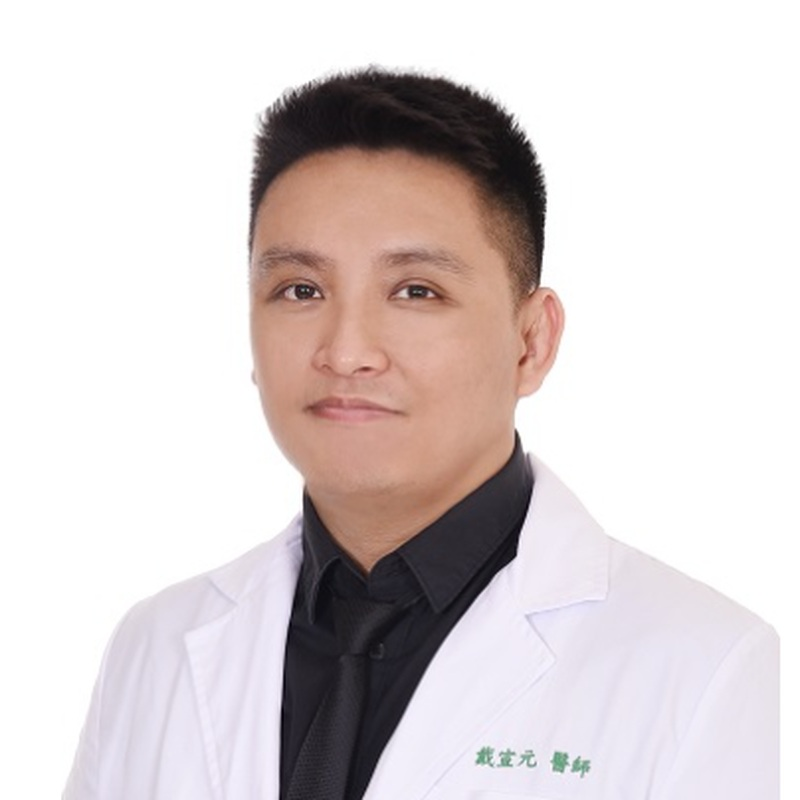
#> input picture assets/dai-xuan-yuan-doctor-card.jpg, 800 x 800 px, given in place of home-1440.png, which was not available; the run also reads 1 picture not shown here
$ python compare-visuals.py ../assets/dai-xuan-yuan-doctor-card.jpg
#> lines starting #> are read from the running program, lines starting #| are printed output that depends on the picture; pictures that were not available may be replaced by others from this repository, and a replacement may not be noted
from pathlib import Path
from PIL import Image, ImageChops, ImageDraw
import sys,json
round_name=sys.argv[1]
out=Path(__file__).resolve().parents[1]/'output/visual-qa'/round_name
downloads=Path('C:/Users/yutin/Downloads')
temp=Path('C:/Users/yutin/AppData/Local/Temp')
refs={'home':temp/'codex-clipboard-9f491d43-786c-4f2c-9e75-e6f05ce95682.png','services':downloads/'ChatGPT 圖像 2026年10月9日 下午01_33_14-1.png','symptoms':downloads/'ChatGPT 圖像 2026年10月9日 下午01_42_13-2.png','team':downloads/'ChatGPT 圖像 2026年10月9日 下午01_42_15-3.png','about-lienbang':downloads/'ChatGPT 圖像 2026年10月9日 下午01_42_11-1.png','acupuncture':downloads/'ChatGPT 圖像 2026年10月9日 下午01_42_16-4.png','pulse-diagnosis':downloads/'ChatGPT 圖像 2026年10月9日 下午01_42_19-5.png','acupuncture-physical-therapy':downloads/'ChatGPT 圖像 2026年10月9日 下午01_42_22-6.png'}
metrics=[]
for route,ref in refs.items():
 for width in [1440,768,390]:
  reference=ref
  if route=='home' and width==390:reference=temp/'codex-clipboard-9899697d-156f-44df-b0ea-4fc1ed05a20a.png'
  actual=Image.open(out/f'{route}-{width}.png').convert('RGB')
#> actual is the input picture: PIL image 800x800 RGB; mean R, G, B 218.5, 210, 210.1
  source=Image.open(reference).convert('RGB')
  target=source.resize((width,round_int:=int(source.height*width/source.width)),Image.Resampling.LANCZOS)
  height=max(actual.height,target.height)
#> height = 1440
  a=Image.new('RGB',(width,height),'#eee');a.paste(actual)
#> after `a = Image.new('RGB', (width, height), '#eee')`: a: PIL image 1440x1440 RGB; every value is 238
#> after `a.paste(actual)`:
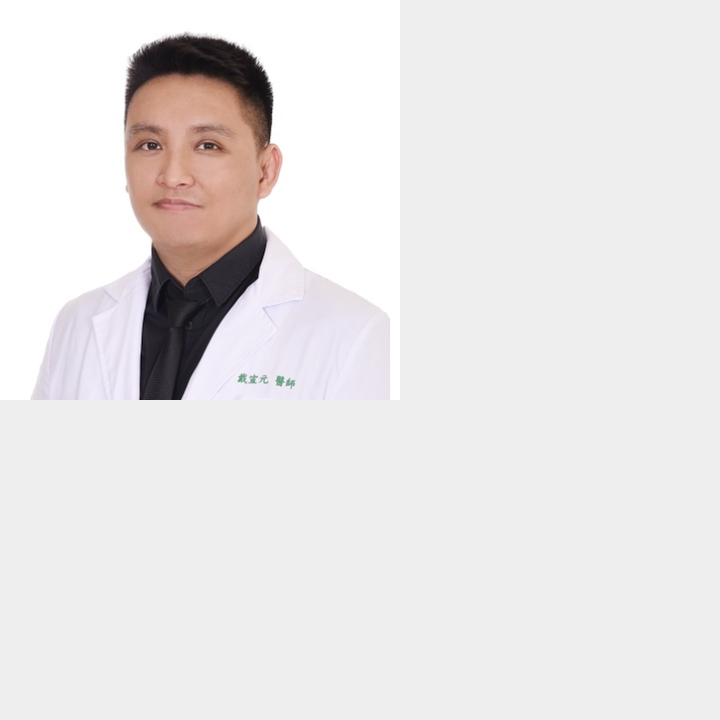
#> a: PIL image 1440x1440 RGB (shown at 1/2 size); mean R, G, B 232, 229.4, 229.4
  b=Image.new('RGB',(width,height),'#eee');b.paste(target)
  side=Image.new('RGB',(width*2,height),'white');side.paste(b);side.paste(a,(width,0));side.save(out/f'{route}-{width}-compare.jpg',quality=85)
#> after `side = Image.new('RGB', (width * 2, height), 'white')`: side: PIL image 2880x1440 RGB; every value is 255
#> after `side.paste(b)`:
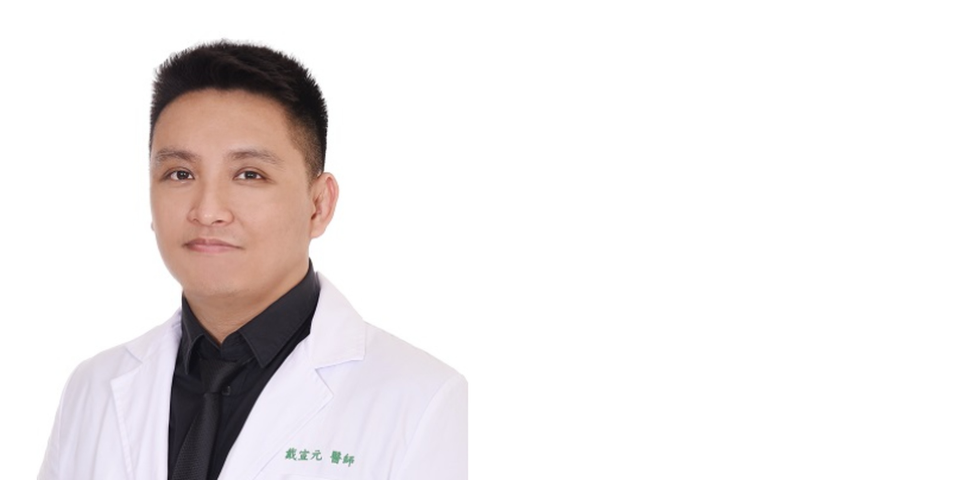
#> side: PIL image 2880x1440 RGB (shown at 1/3 size); mean R, G, B 236.8, 232.5, 232.5
#> after `side.paste(a, (width, 0))`:
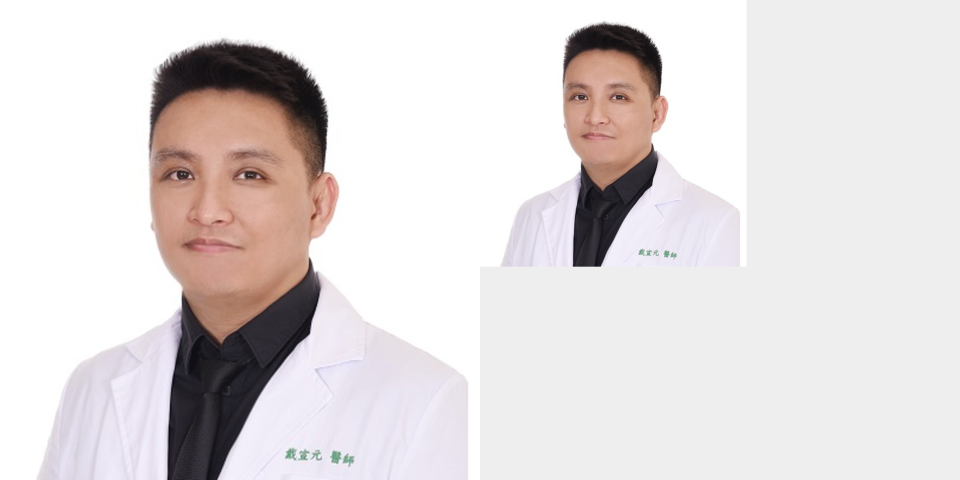
#> side: PIL image 2880x1440 RGB (shown at 1/3 size); mean R, G, B 225.2, 219.7, 219.7
  Image.blend(b,a,.5).save(out/f'{route}-{width}-overlay.jpg',quality=85)
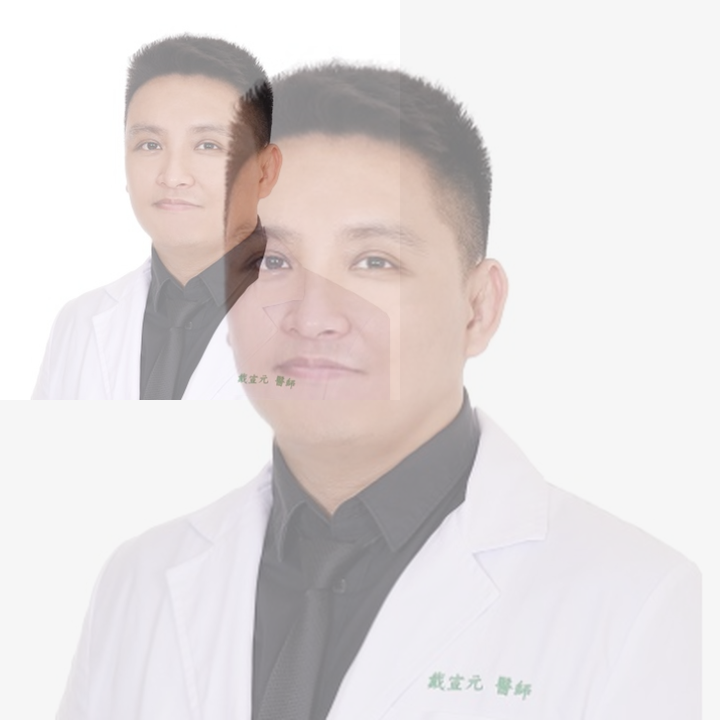
#> saved as home-1440-overlay.jpg: PIL image 1440x1440 RGB (shown at 1/2 size); mean R, G, B 224.9, 219.4, 219.4
  ImageChops.difference(b,a).save(out/f'{route}-{width}-diff.jpg',quality=85)
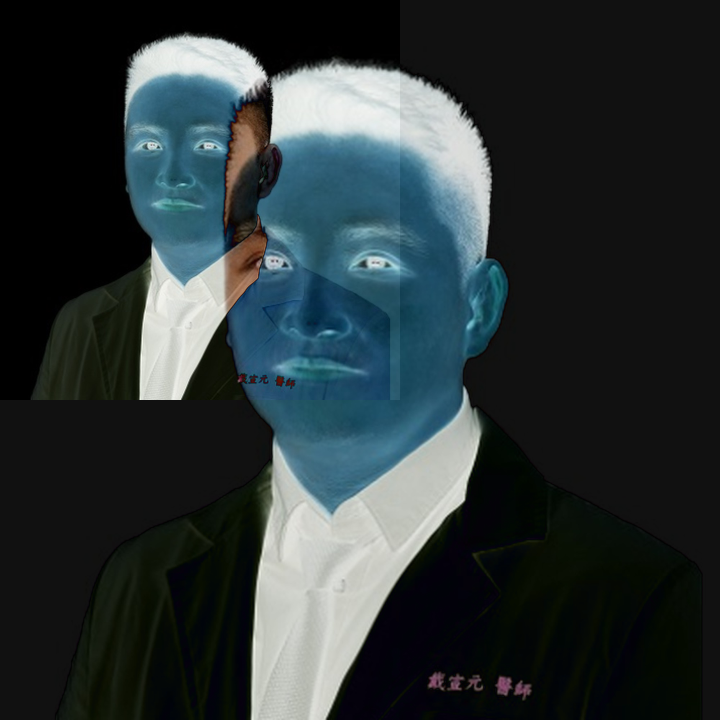
#> saved as home-1440-diff.jpg: PIL image 1440x1440 RGB (shown at 1/2 size); mean R, G, B 43.5, 52.7, 54.4
#> (the run stopped early here; a loop or call above may not have finished)
